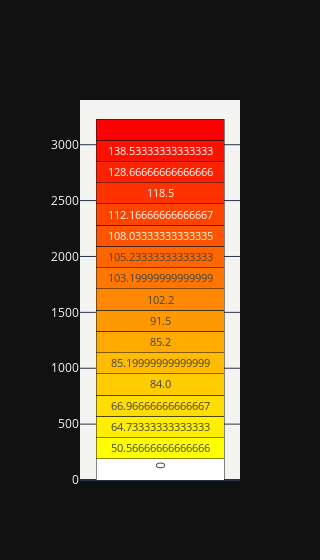

The notebook cell this image was saved under:
### Code cell
tissues = pd.read_csv(os.path.join(os.getcwd(), 'app/static/data/rnaseq_tissues_tmm.tsv'), sep='\t', index_col='gene_name')
symbiosis = pd.read_csv(os.path.join(os.getcwd(), 'app/static/data/rnaseq_symbiosis_tmm.tsv'), sep='\t', index_col='gene_name')

gene_name = 'Medtr3g065980'

expression_t = tissues.loc[gene_name]
ticks_t = np.unique([re.sub(r'(?is)-.+', '', col) for col in tissues.columns])
data = {t: np.average([val for item, val in expression_t.items() if item.__contains__(t + '-')]) for t in ticks_t}

expression_s = symbiosis.loc[gene_name]
ticks_s = np.unique([re.sub(r'(?is)-.+', '', col) for col in symbiosis.columns])
data.update({t: np.average([val for item, val in expression_s.items() if item.__contains__(t + '-')]) for t in ticks_s})
data.update({'intra_nodule': 0})

def rgb_to_hex(rbg):
    data = [int(float(e)) for e in rbg.split(',')]
    return '#%02x%02x%02x' % (data[0], data[1], data[2])

non_zero = [i for i in data.values() if i > 0]
cmap = ['rgb(255, 255, 255)'] + n_colors('rgb(255, 255, 0)', 'rgb(255, 0, 0)', len(non_zero), 'rgb')
cmap = [rgb.replace('rgb', '').replace('(', '').replace(')', '') for rgb in cmap]
cmap = [rgb_to_hex(rgb) for rgb in cmap]

fig = go.Figure()

for i, c in enumerate(cmap):
    fig.add_bar(
        x=l(sorted(data.values())),
        y=[int(max(l(data.values())))]
        , marker_color=c,
        name=sorted(data.values())[i],
        showlegend=False,
        hovertemplate=' ',
        text=sorted(data.values())[i]
    )

fig.update_xaxes(visible=False)
fig.update_layout(barmode='stack', width=250, plot_bgcolor='#F3F3F2')
fig.show()

svg_colors = {e[0] + '_fill': cmap.pop(0) for i, e in enumerate(sorted(data.items(), key=lambda kv: (kv[1], kv[0]))) if e[1] > 0}
svg_colors.update({k + '_fill': '#ffffff' for k, v in data.items() if v <= 0})

print(svg_colors)

### Figure 1 — Plotly figure (JSON) as saved in the notebook; plotly's stock layout.template omitted (floating-point values rounded to 4 significant figures)
{"data": [{"hovertemplate": " ", "marker": {"color": "#ffffff"}, "name": "0", "showlegend": false, "text": "0", "x": [0, 50.57, 64.73, 66.97, 84.0, 85.2, 85.2, 91.5, 102.2, 103.2, 105.2, 108.0, 112.2, 118.5, 128.7, 138.5, 190.2], "y": [190], "type": "bar"}, {"hovertemplate": " ", "marker": {"color": "#ffff00"}, "name": "50.56666666666666", "showlegend": false, "text": "50.56666666666666", "x": [0, 50.57, 64.73, 66.97, 84.0, 85.2, 85.2, 91.5, 102.2, 103.2, 105.2, 108.0, 112.2, 118.5, 128.7, 138.5, 190.2], "y": [190], "type": "bar"}, {"hovertemplate": " ", "marker": {"color": "#ffee00"}, "name": "64.73333333333333", "showlegend": false, "text": "64.73333333333333", "x": [0, 50.57, 64.73, 66.97, 84.0, 85.2, 85.2, 91.5, 102.2, 103.2, 105.2, 108.0, 112.2, 118.5, 128.7, 138.5, 190.2], "y": [190], "type": "bar"}, {"hovertemplate": " ", "marker": {"color": "#ffdd00"}, "name": "66.96666666666667", "showlegend": false, "text": "66.96666666666667", "x": [0, 50.57, 64.73, 66.97, 84.0, 85.2, 85.2, 91.5, 102.2, 103.2, 105.2, 108.0, 112.2, 118.5, 128.7, 138.5, 190.2], "y": [190], "type": "bar"}, {"hovertemplate": " ", "marker": {"color": "#ffcc00"}, "name": "84.0", "showlegend": false, "text": "84.0", "x": [0, 50.57, 64.73, 66.97, 84.0, 85.2, 85.2, 91.5, 102.2, 103.2, 105.2, 108.0, 112.2, 118.5, 128.7, 138.5, 190.2], "y": [190], "type": "bar"}, {"hovertemplate": " ", "marker": {"color": "#ffbb00"}, "name": "85.19999999999999", "showlegend": false, "text": "85.19999999999999", "x": [0, 50.57, 64.73, 66.97, 84.0, 85.2, 85.2, 91.5, 102.2, 103.2, 105.2, 108.0, 112.2, 118.5, 128.7, 138.5, 190.2], "y": [190], "type": "bar"}, {"hovertemplate": " ", "marker": {"color": "#ffaa00"}, "name": "85.2", "showlegend": false, "text": "85.2", "x": [0, 50.57, 64.73, 66.97, 84.0, 85.2, 85.2, 91.5, 102.2, 103.2, 105.2, 108.0, 112.2, 118.5, 128.7, 138.5, 190.2], "y": [190], "type": "bar"}, {"hovertemplate": " ", "marker": {"color": "#ff9900"}, "name": "91.5", "showlegend": false, "text": "91.5", "x": [0, 50.57, 64.73, 66.97, 84.0, 85.2, 85.2, 91.5, 102.2, 103.2, 105.2, 108.0, 112.2, 118.5, 128.7, 138.5, 190.2], "y": [190], "type": "bar"}, {"hovertemplate": " ", "marker": {"color": "#ff8800"}, "name": "102.2", "showlegend": false, "text": "102.2", "x": [0, 50.57, 64.73, 66.97, 84.0, 85.2, 85.2, 91.5, 102.2, 103.2, 105.2, 108.0, 112.2, 118.5, 128.7, 138.5, 190.2], "y": [190], "type": "bar"}, {"hovertemplate": " ", "marker": {"color": "#ff7700"}, "name": "103.19999999999999", "showlegend": false, "text": "103.19999999999999", "x": [0, 50.57, 64.73, 66.97, 84.0, 85.2, 85.2, 91.5, 102.2, 103.2, 105.2, 108.0, 112.2, 118.5, 128.7, 138.5, 190.2], "y": [190], "type": "bar"}, {"hovertemplate": " ", "marker": {"color": "#ff6600"}, "name": "105.23333333333333", "showlegend": false, "text": "105.23333333333333", "x": [0, 50.57, 64.73, 66.97, 84.0, 85.2, 85.2, 91.5, 102.2, 103.2, 105.2, 108.0, 112.2, 118.5, 128.7, 138.5, 190.2], "y": [190], "type": "bar"}, {"hovertemplate": " ", "marker": {"color": "#ff5500"}, "name": "108.03333333333335", "showlegend": false, "text": "108.03333333333335", "x": [0, 50.57, 64.73, 66.97, 84.0, 85.2, 85.2, 91.5, 102.2, 103.2, 105.2, 108.0, 112.2, 118.5, 128.7, 138.5, 190.2], "y": [190], "type": "bar"}, {"hovertemplate": " ", "marker": {"color": "#ff4400"}, "name": "112.16666666666667", "showlegend": false, "text": "112.16666666666667", "x": [0, 50.57, 64.73, 66.97, 84.0, 85.2, 85.2, 91.5, 102.2, 103.2, 105.2, 108.0, 112.2, 118.5, 128.7, 138.5, 190.2], "y": [190], "type": "bar"}, {"hovertemplate": " ", "marker": {"color": "#ff3300"}, "name": "118.5", "showlegend": false, "text": "118.5", "x": [0, 50.57, 64.73, 66.97, 84.0, 85.2, 85.2, 91.5, 102.2, 103.2, 105.2, 108.0, 112.2, 118.5, 128.7, 138.5, 190.2], "y": [190], "type": "bar"}, {"hovertemplate": " ", "marker": {"color": "#ff2200"}, "name": "128.66666666666666", "showlegend": false, "text": "128.66666666666666", "x": [0, 50.57, 64.73, 66.97, 84.0, 85.2, 85.2, 91.5, 102.2, 103.2, 105.2, 108.0, 112.2, 118.5, 128.7, 138.5, 190.2], "y": [190], "type": "bar"}, {"hovertemplate": " ", "marker": {"color": "#ff1100"}, "name": "138.53333333333333", "showlegend": false, "text": "138.53333333333333", "x": [0, 50.57, 64.73, 66.97, 84.0, 85.2, 85.2, 91.5, 102.2, 103.2, 105.2, 108.0, 112.2, 118.5, 128.7, 138.5, 190.2], "y": [190], "type": "bar"}, {"hovertemplate": " ", "marker": {"color": "#ff0000"}, "name": "190.16666666666666", "showlegend": false, "text": "190.16666666666666", "x": [0, 50.57, 64.73, 66.97, 84.0, 85.2, 85.2, 91.5, 102.2, 103.2, 105.2, 108.0, 112.2, 118.5, 128.7, 138.5, 190.2], "y": [190], "type": "bar"}], "layout": {"xaxis": {"visible": false}, "barmode": "stack", "width": 250, "plot_bgcolor": "#F3F3F2"}}
